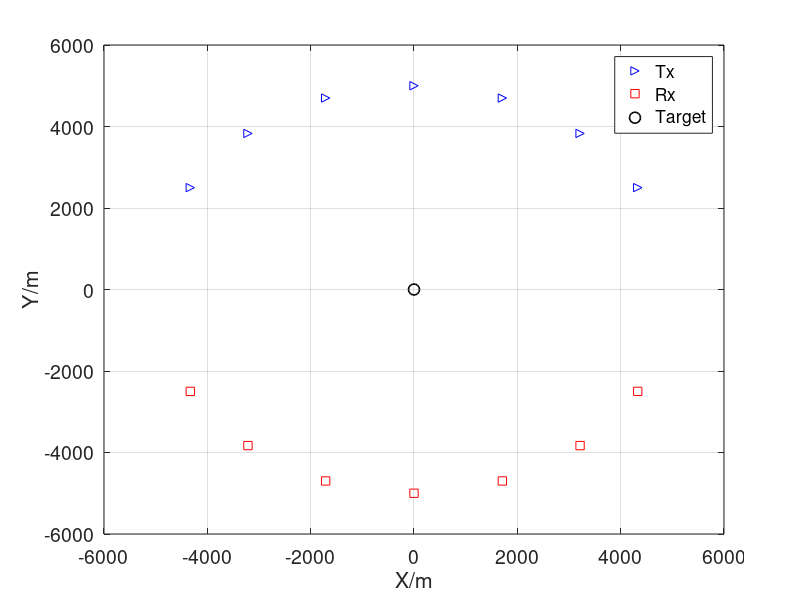

Source code (MATLAB):

%%
rng('shuffle')
M = 10;
N = 1e3;
T = 1e-2;
width = M*T;
fs = 100e3;
fs_integral = 1e6; 
len = 2*width*fs_integral;
t = linspace(-width,width,len);
dt = t(2) - t(1);
f = (-len/2:len/2-1)/(len*dt); % Frequency vector
%%
numTr = 7;% Number of transmitters
numRe = 7;% Number of transmitters
radius = 5e3;
% azimuth_Tr = [85 65 45 25 5]; 
% azimuth_Re = [-85 -65 -45 -25 -5];
azimuth_Tr = [105 85 65 45 25 5 -15]+45; 
azimuth_Re = [-105 -85 -65 -45 -25 -5 15]-45;
p_tar = [0,0;0,0].';
% v_tar = [4,5].';
v_tar = [-15,0;4,5].';
p_tx = radius*[cosd(azimuth_Tr(1:numTr));sind(azimuth_Tr(1:numTr))];
p_rx = radius*[cosd(azimuth_Re(1:numRe));sind(azimuth_Re(1:numRe))];
%%
close all
figure
plot(p_tx(1,:),p_tx(2,:),'b>',p_rx(1,:),p_rx(2,:),'rs',p_tar(1),p_tar(2),'ko',...
    'MarkerSize',8,'LineWidth',1.2)
xlabel('X/m')
ylabel('Y/m')
ax=gca;
set(ax,'FontSize',14);
legend('Tx','Rx','Target')
grid on
%%
rng(1)
c = 3e8;
f_c = 3e9; % carrier frequency
lambda = c/f_c;
transmission_energy = 1; %w
SNR = -20:5:20;%dB
% SNR = 0;%dB
len_SNR = length(SNR);
NSR = 1./10.^(SNR./10);
noise_power = transmission_energy*NSR;
% RCS = sqrt(1/2)*(ones(numTr,numRe)+1j*ones(numTr,numRe));
RCS = sqrt(1/2)*(randn(numTr,numRe)+1j*randn(numTr,numRe));
% RCS(3:4,3:4) = 0.1*(ones(2,2)+1j*ones(2,2)); 
RCS_var = abs(RCS).^2;
CRB_loc = zeros(len_SNR,2);
CRB_vel = zeros(len_SNR,2);
CRB_loc_accurate = zeros(len_SNR,2);
CRB_vel_accurate = zeros(len_SNR,2);
for i_SNR = 1:len_SNR
    cons_f = 2*transmission_energy/noise_power(i_SNR)*fs;
%%
Num_Tar = 1;
for i_q = 1:  Num_Tar
    dis_tx_tar=sqrt(sum((p_tx-p_tar(:,i_q)).^2));
    dis_rx_tar=sqrt(sum((p_rx-p_tar(:,i_q)).^2));
    delay_tx_tar = dis_tx_tar/c;
    delay_rx_tar = dis_rx_tar/c;
    Delay = repmat(delay_tx_tar.',1, numRe)+repmat(delay_rx_tar,  numTr,1);
end
%% intermediate parameter
zero_mat = zeros(numTr*numRe);
cons = 2*fs/noise_power(i_SNR);
cons_A = zeros(numTr,numRe);
cons_B = zeros(numTr,numRe);
cons_D = zeros(numTr,numRe);
G_Re = zeros(numTr*numRe);
G_Im = zeros(numTr*numRe);
E_Re = zeros(numTr*numRe);
E_Im = zeros(numTr*numRe);
PA = ones(numTr,1);
weight_P = zeros(3,numTr,numRe);
weight_V = zeros(4,numTr,numRe);
weight_Y = zeros(3,numTr,numRe);
for i_tar = 1:1
    beta = zeros(2,numTr*numRe);
    eta = zeros(2,numTr*numRe);
    xi = zeros(2,numTr*numRe);
    for n = 1:numTr
        for k = 1:numRe
            temp = (n-1)*numRe+k;
            t_delay = t-Delay(n,k);
%             x = (2/T^2)^(1/4)*exp(pi*(1j*N-1)*(t_delay-(n-1)*T/N).^2/T^2);
            x = (2/T^2)^(1/4)*exp(-pi*t_delay.^2/T^2).*...
                exp(1j*pi*N/T^2*(t_delay-(n-1)*T/N).^2);
%             c1 = -2*pi*(1j*N-1)*(t_delay-(n-1)*T/N)/T^2;
            c1 = -2*pi/T^2*((1j*N-1)*t_delay-1j*(n-1)*T);
            y_gRe = transmission_energy*PA(n).*c1.*x.*conj(x);
            G_Re(temp,temp) = -cons*real(conj(RCS(n,k))*trapz(t, y_gRe));
            G_Im(temp,temp) = cons*imag(conj(RCS(n,k))*trapz(t, y_gRe));
            y_eRe = transmission_energy*PA(n)*1j*2*pi.*t.*x.*conj(x);
            E_Re(temp,temp) = -cons*real(conj(RCS(n,k))*trapz(t, y_eRe));
            E_Im(temp,temp) = cons*imag(conj(RCS(n,k))*trapz(t, y_eRe));
            y = t.*conj(x).*x.*c1;
            % Calculate the Fourier Transform of the signal
            X = fftshift(fft(x));
            % Calculate effective pulse width (EPW)
            Eff_time = trapz(t, t.^2 .* abs(x).^2);
            % Calculate effective bandwidth (EBW)
            Eff_bandw = trapz(dt, f.^2 .* abs(X).^2)/len;
%             sum(f.^2.*abs(X).^2) *dt/len
            TB = imag(sum(y)*dt);
            c_a = 4*pi^2/T^4*(1-1j*N)^2*(t-Delay(n,k)-(n-1)*T/N).^2-2*pi/T^2*(1-1j*N);
%             y1 = t.*conj(x).*x.*c1;
            y_a_sing = transmission_energy*PA(n).*c_a.*x.*conj(x);
            y_b_sing = transmission_energy*PA(n)*1j*2*pi.*t.*c1.*x.*conj(x);
            y_d_sing = -transmission_energy*PA(n)*4*pi^2.*t.^2.*x.*conj(x);
            cons_A(n,k) = -cons*real(trapz(t, y_a_sing)*RCS_var(n,k));
            cons_B(n,k) = -cons*real(trapz(t, y_b_sing)*RCS_var(n,k));
            cons_D(n,k) = -cons*real(trapz(t, y_d_sing)*RCS_var(n,k));
%             cons_A(n,k) = 8*pi^2*transmission_energy*RCS_var(n,k)*Eff_bandw/noise_power(i_SNR)*fs; % OCDM
%             cons_B(n,k) = 4*pi*transmission_energy*RCS_var(n,k)*TB/noise_power(i_SNR)*fs; 
% %             cons_B = 0;
%             cons_D(n,k) = 8*pi^2*transmission_energy*RCS_var(n,k)*Eff_time/noise_power(i_SNR)*fs; 
            beta(:,temp) = 1/c*((p_tar(:,i_tar)-p_tx(:,n))/norm(p_tar(:,i_tar)-p_tx(:,n))+...
                (p_tar(:,i_tar)-p_rx(:,k))/norm(p_tar(:,i_tar)-p_rx(:,k)));
            eta(1,temp) = 1/lambda*...
                ((p_tar(1,i_tar)-p_tx(1,n))*v_tar(:,i_tar).'*...
               (p_tar(:,i_tar)-p_tx(:,n))/norm(p_tar(:,i_tar)-p_tx(:,n))^3-...
               v_tar(1,i_tar)/norm(p_tar(:,i_tar)-p_tx(:,n))+...
               (p_tar(1,i_tar)-p_rx(1,k))*v_tar(:,i_tar).'*...
               (p_tar(:,i_tar)-p_rx(:,k))/norm(p_tar(:,i_tar)-p_rx(:,k))^3-...
               v_tar(1,i_tar)/norm(p_tar(:,i_tar)-p_rx(:,k)));
            eta(2,temp) = 1/lambda*...
                ((p_tar(2,i_tar)-p_tx(2,n))*v_tar(:,i_tar).'*...
               (p_tar(:,i_tar)-p_tx(:,n))/norm(p_tar(:,i_tar)-p_tx(:,n))^3-...
               v_tar(2,i_tar)/norm(p_tar(:,i_tar)-p_tx(:,n))+...
               (p_tar(2,i_tar)-p_rx(2,k))*v_tar(:,i_tar).'*...
               (p_tar(:,i_tar)-p_rx(:,k))/norm(p_tar(:,i_tar)-p_rx(:,k))^3-...
               v_tar(2,i_tar)/norm(p_tar(:,i_tar)-p_rx(:,k)));
            xi(1,temp) = -1/lambda*((p_tar(1,i_tar)-p_tx(1,n))/...
               norm(p_tar(:,i_tar)-p_tx(:,n))+(p_tar(1,i_tar)-p_rx(1,k))/...
               norm(p_tar(:,i_tar)-p_rx(:,k)));
            xi(2,temp) = -1/lambda*((p_tar(2,i_tar)-p_tx(2,n))/...
               norm(p_tar(:,i_tar)-p_tx(:,n))+(p_tar(2,i_tar)-p_rx(2,k))/...
               norm(p_tar(:,i_tar)-p_rx(:,k)));
            weight_P(:,n,k) = [beta(1,temp)^2,beta(1,temp)*beta(2,temp),beta(2,temp)^2].'...
                *cons_A(n,k)+[2*beta(1,temp)*eta(1,temp),...
                beta(1,temp)*eta(2,temp)+eta(1,temp)*beta(2,temp),2*beta(2,temp)*eta(2,temp)].'...
                *cons_B(n,k)+[eta(1,temp)^2,eta(1,temp)*eta(2,temp),eta(2,temp)^2].'...
                *cons_D(n,k);
            weight_V(:,n,k) = [beta(1,temp)*xi(1,temp),beta(2,temp)*xi(1,temp)...
                beta(1,temp)*xi(2,temp),beta(2,temp)*xi(2,temp)].'*cons_B(n,k)...
                +[eta(1,temp)*xi(1,temp),eta(2,temp)*xi(1,temp),eta(1,temp)*xi(2,temp),...
                eta(2,temp)*xi(2,temp)].'*cons_D(n,k);
            weight_Y(:,n,k) = [xi(1,temp)^2,xi(1,temp)*xi(2,temp),xi(2,temp)^2].'...
                *cons_D(n,k);
        end
    end
    aleph = blkdiag([beta,eta;zeros(2,numTr*numRe),xi],eye(2*numTr*numRe));
end
A_mat = cons_A.';
A = diag(A_mat(:));
B_mat = cons_B.';
B = diag(B_mat(:));
D_mat = cons_D.';
D = diag(D_mat(:));
% E_Im_mat = (cons_e*real(RCS).*Delay.*repmat(PA,1,numRe)).';
G = [G_Re,G_Im];
E = [E_Re,E_Im];
F = diag(repmat(cons_f*PA,2*numRe,1));
J = [A,B,G;B,D,E;G.', E.',F];
J_appr = blkdiag([A,B;B,D],F);
FIM = aleph*J*aleph.';
FIM_appr = aleph*J_appr*aleph.';
P_B = beta*B*eta.';
P_A = beta*A*beta.';
V_B = beta*B*xi.';
Y = xi*D*xi.';
rank(xi)
C_V = eta*D*xi.';
C_P = eta*D*eta.';
VY_BB = V_B*inv(Y)*V_B.';
VY_B = V_B*inv(Y)*C_V.';
DB = P_B - VY_B;
DA = P_A - VY_BB;
FIM_loc = C_P-C_V*inv(Y)*C_V.';
CRB_loc_11 = diag(inv(FIM_loc));
CRB_mat = inv(FIM);
CRB_mat_appr = inv(FIM_appr);
CRB_loc_accurate(i_SNR,:) = [CRB_mat(1,1),CRB_mat(2,2)];
CRB_vel_accurate(i_SNR,:) = [CRB_mat(3,3),CRB_mat(4,4)];
CRB_loc(i_SNR,:) = [CRB_mat_appr(1,1),CRB_mat_appr(2,2)];
CRB_vel(i_SNR,:) = [CRB_mat_appr(3,3),CRB_mat_appr(4,4)];
% rank(FIM(1:4,5:end))
% AA = FIM(1:4,1:4);
% BB = FIM(1:4,5:end)*inv(FIM(5:end,5:end))*FIM(1:4,5:end).';
% bb_eig = eig(BB);
% aa_eig = eig(AA);
% bb_norm = norm(BB);
% aa_norm = norm(AA);
end
%%
% save('data\CRB_loc77_T2.mat','CRB_loc')
% save('data\CRB_vel77_T2.mat','CRB_vel')
save('data\CRB_loc77_accurate_B3.mat','CRB_loc_accurate')
save('data\CRB_vel77_accurate_B3.mat','CRB_vel_accurate')
